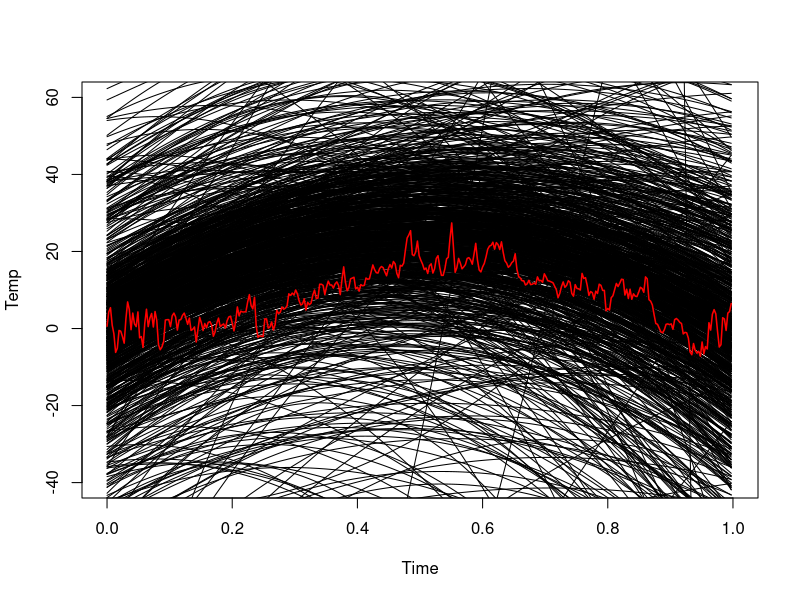
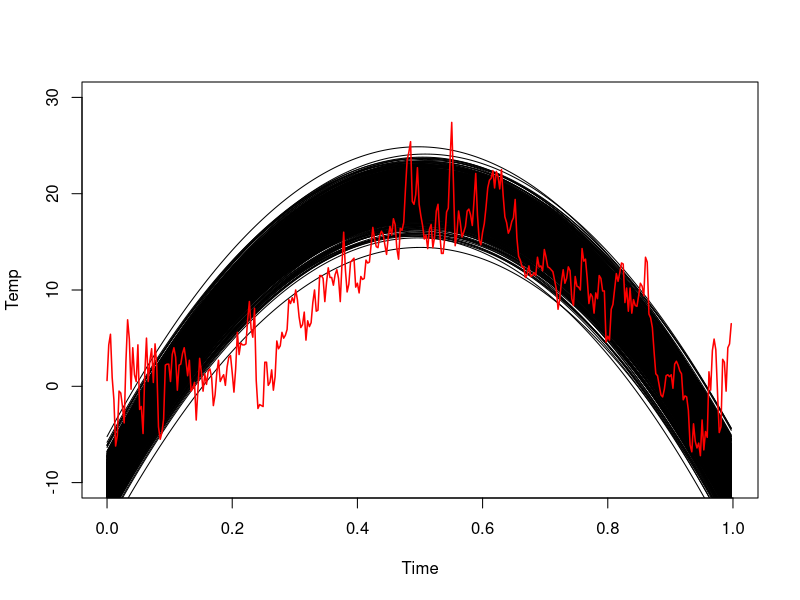
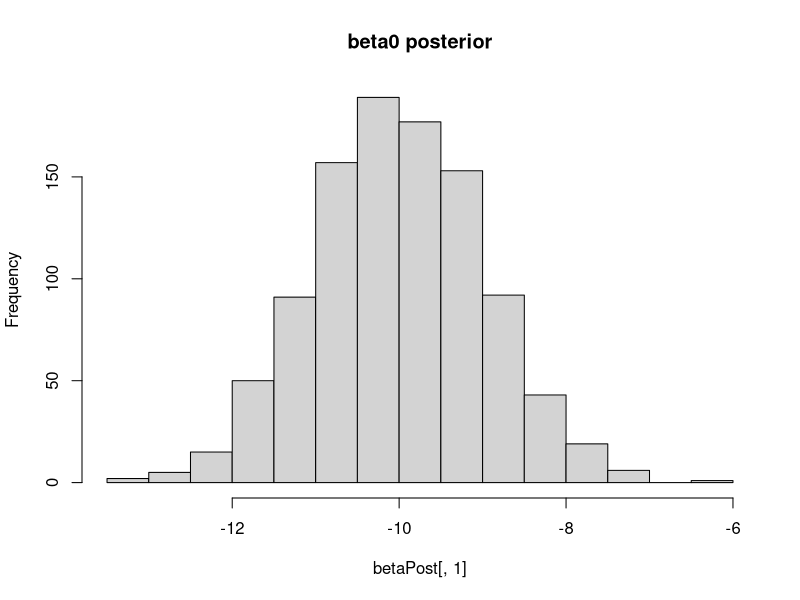
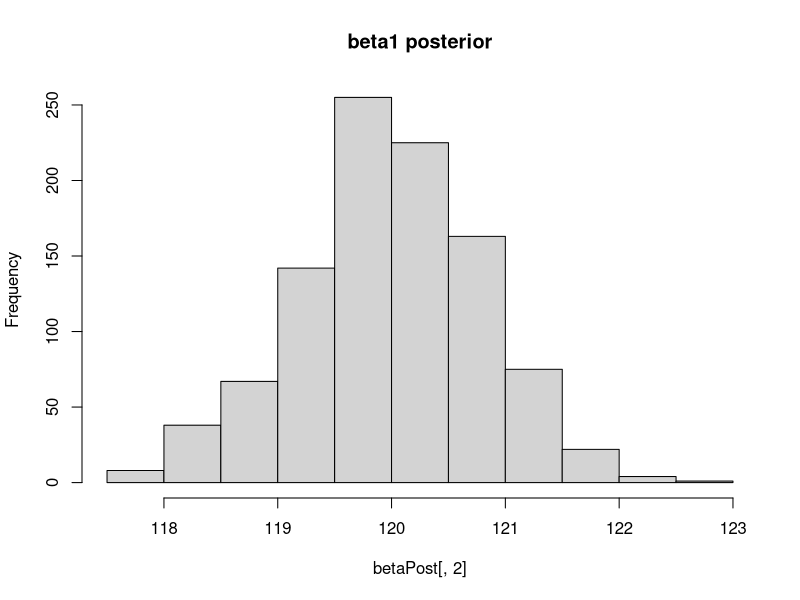
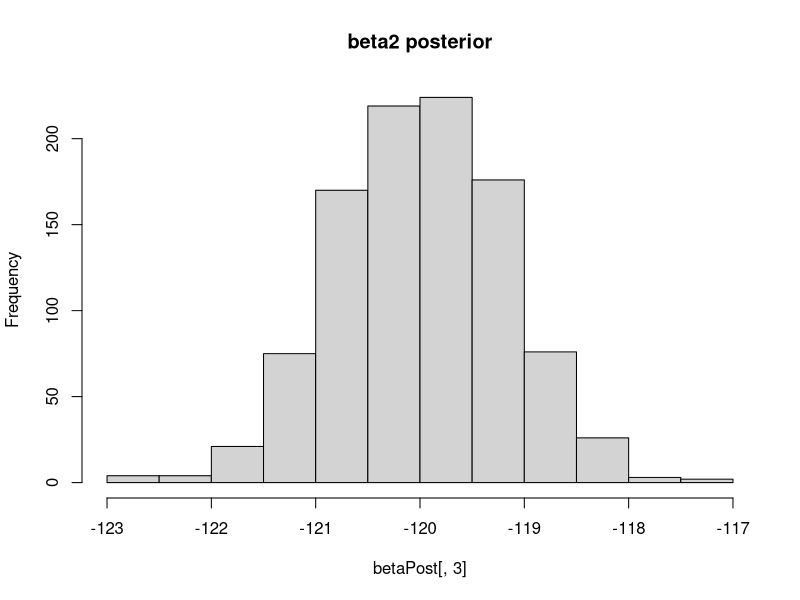
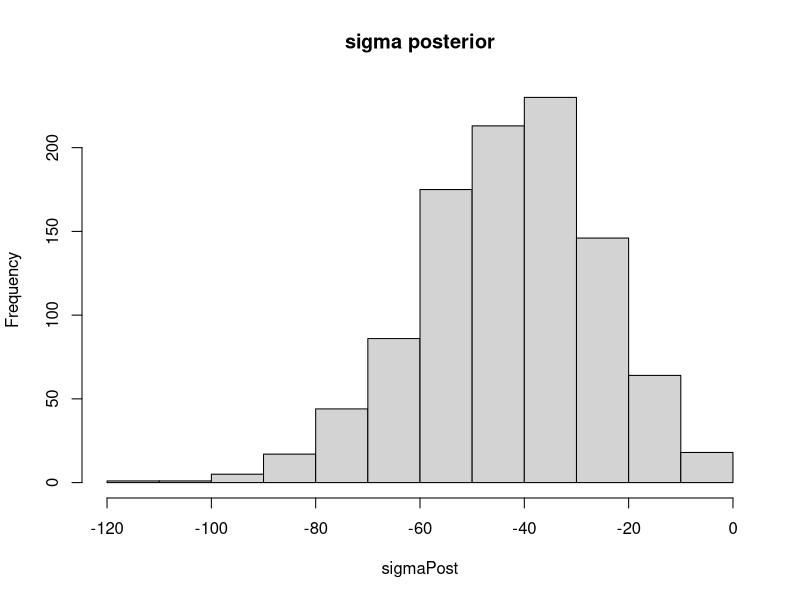
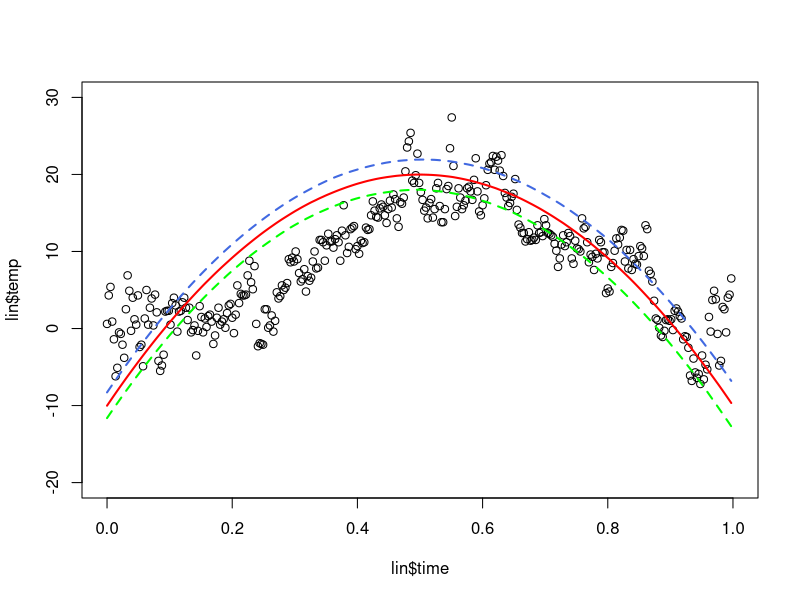
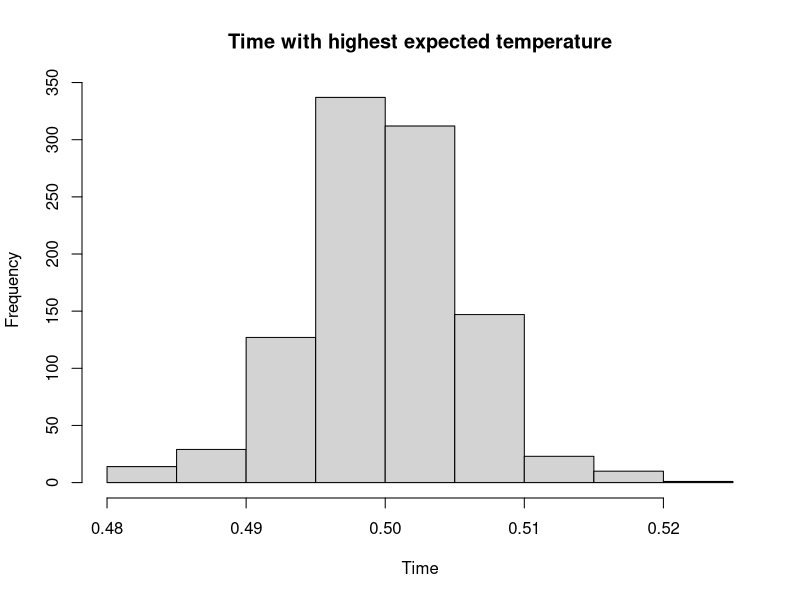

These charts were generated, in order, by the following R code:
## ---- chunk 1
knitr::opts_chunk$set(echo = TRUE, message = FALSE, warning=FALSE, fig.width = 5, fig.height = 3, fig.align = 'center')
set.seed(12345)
## ---- chunk 2
library(coda)
library(readxl)
library(mvtnorm)
library(tidyr)
library(knitr)
## ---- chunk 3
# loading the data
lin <- read_excel("Linkoping2022.xlsx")

women <- read.table('WomenAtWork.dat', header=TRUE)

## ---- chunk 4
# creating the time variable, number of days since the beginning of the year divided by 365
lin$time <- as.numeric((as.Date(lin$datetime) - as.Date("2022-01-01"))/365)
## ---- chunk 5
set.seed(123456789)
# creating the variables
mu0 <- t(c(0, 100, -100))
omega0 <- diag(0.01, nrow=3,ncol=3)
v0 <- 1
sigma0 <- 1
n <- nrow(lin)

beta <- matrix(ncol=3, nrow=1000)
sigma <- matrix(ncol=1, nrow=1000)
for (i in 1:1000){
  # joint prior for sigma, this is the inv-chi2 simulator from lab 1
  sigma[i] <- (v0*sigma0)/rchisq(1,v0) 
  
  # joint prior for beta
  beta[i,] <- rmvnorm(1,mean=mu0,sigma[i]*solve(omega0)) 
}

## ---- chunk 6
# regression curves 

reg_matrix <- matrix(ncol=nrow(lin), nrow=1000)

for (i in 1:1000){
  
  # temp = b0 + b1*time + b2*time^2 + e, e ~ N(0, sigma^2)
  reg_matrix[i,] <- beta[i,1] + beta[i,2] *lin$time + beta[i,3]*lin$time^2 + rnorm(1,0,sigma[i])
  
}


plot(n, xlim=c(0,1),ylim=c(-40,60), xlab = "Time", ylab = "Temp")
for (i in 1:1000){
  lines(x=lin$time,y=reg_matrix[i,], col = "black")
}
lines(lin$temp, x=lin$time, type='l', col = "red", lwd = 1.5)
## ---- chunk 7
set.seed(123456789)
# creating the variables
mu0 <- t(c(-10,120,-120))
omega0 <- diag(1, nrow=3,ncol=3)
v0 <- 150
sigma0 <- 1
## ---- chunk 8
n <- nrow(lin)

beta <- matrix(ncol=3, nrow=1000)
sigma <- matrix(ncol=1, nrow=1000)
for (i in 1:1000){
  sigma[i] <- (v0*sigma0)/rchisq(1,v0) # joint prior for sigma, this is the inv-chi2 simulator from lab 1

  beta[i,] <- rmvnorm(1,mean=mu0,sigma[i]*solve(omega0)) # joint prior for beta
}

# regression curves 

reg_matrix <- matrix(ncol=nrow(lin), nrow=1000)

for (i in 1:1000){
  
  # temp = b0 + b1*time + b2*time^2 + e, e ~ N(0, sigma^2)
  reg_matrix[i,] <- beta[i,1] + beta[i,2] *lin$time + beta[i,3]*lin$time^2 + rnorm(1,0,sigma[i])
  
}


plot(n, xlim=c(0,1),ylim=c(-10,30), xlab = "Time", ylab = "Temp")
for (i in 1:1000){
  lines(x=lin$time,y=reg_matrix[i,], col = "black")
}
lines(lin$temp, x=lin$time, type='l', col = "red", lwd = 1.5)
## ---- chunk 9
# creating empty matrices for posteriors
betaPost <- matrix(ncol = 3, nrow = 1000)
sigmaPost <- matrix(ncol = 1, nrow = 1000)

mu_n <- matrix(ncol = 1, nrow = 1000)

# X matrix
X_mat <- matrix(c(rep(1, 365), lin$time, lin$time^2), ncol = 3)

# X'X
xTx <- t(X_mat) %*% X_mat

# y matrix
y_mat <- matrix(lin$temp)

# y'y
yTy <- t(y_mat) %*% y_mat


omega_n <- xTx + omega0 # beta posterior variance
v_n <- v0 + n # sigma posterior mean

for (i in 1:1000){
  
  # beta posterior mean
  mu_n <- solve(xTx + omega0) %*% (xTx %*% beta[i,] + omega0 %*% t(mu0)) 
  
  # df, sigma posterior
  vSigma_n <- v0 * sigma0 + (yTy + mu0 %*% omega0 %*% t(mu0)) - (t(mu_n) %*% omega_n %*% mu_n) 
  
  # joint sigma posterior distribution
  sigmaPost[i] <- (vSigma_n) / rchisq(1, v_n) 
  
  # joint beta posterior distribution
  betaPost[i,] <- rmvnorm(1, mu_n, sigma = sigmaPost[i]*solve(omega_n)) 
}

## ---- chunk 10
{hist(betaPost[,1], main = "beta0 posterior"); hist(betaPost[,2], main = "beta1 posterior")}
{hist(betaPost[,3], main = "beta2 posterior"); hist(sigmaPost, main = "sigma posterior")}
## ---- chunk 11
# calculate posterior
regressionPost <- matrix(ncol=nrow(lin), nrow=1000)

for (i in 1:1000){
  # calculate posterior according to the regression formula
  regressionPost[i,] <- betaPost[i,1] + betaPost[i,2] *lin$time + betaPost[i,3]*lin$time^2
  
}

# posterior median
medianPost <- c()

for(i in 1:365){
  
  # calculate median for every day
  medianPost[i] <- median(regressionPost[,i])
  
}

# 90% equal tail interval
eqtiPost <- matrix(nrow = 365, ncol = 2)

for(i in 1:365){
  
  eqtiPost[i,1] <- quantile(regressionPost[,i], c(0.05, 0.95))[1]
  eqtiPost[i,2] <- quantile(regressionPost[,i], c(0.05, 0.95))[2]
}
## ---- chunk 12
plot(lin$temp, x=lin$time, xlim=c(0,1),ylim=c(-20,30), col = "black", pch = 1) # scatter plot of temperature data
lines(x=lin$time,y=medianPost, col = "red", lwd = 2) # curve for posterior median of regression function
lines(x = lin$time, y = eqtiPost[,1], col = "green", lwd = 2, lty = "dashed") # curve for the lower quantile
lines(x = lin$time, y = eqtiPost[,2], col = "royalblue", lwd = 2, lty = "dashed") # curve for the upper quantile
## ---- chunk 13
derivPost <- matrix(ncol = 1, nrow = 1000)

for(i in 1:1000){
  # for each days derivative, take min of abs value to find nearest to zero
  derivPost[i,] <- lin$time[which.min(abs(betaPost[i,2] + 2*betaPost[i,3]*lin$time))] 
}

# posterior distribution of highest expected temperature
hist(derivPost, main = "Time with highest expected temperature", xlab = "Time")
## ---- chunk 14
plot(lin$temp, x=lin$time, xlim=c(0,1),ylim=c(-20,30), col = "black"); lines(x=lin$time,y=medianPost, col = "red", lwd = 2)

# the time (i.e element) that has derivative closest to zero
derivMax <- max(table(derivPost)) 

abline(v = lin$time[derivMax], col = "darkgreen") # derivative closest to zero according to each day
## ---- chunk 15

set.seed(123456789)
# creating the variables
# set zero as mu_0 values for mean of priors of beta of a higher order to get parameters close to 0
mu0 <- t(c(-5,120,-120,0,0,0,0,0,0,0,0)) 

# picking high values of omega to get lower variance of the prior
# more certain that these parameters are 0 to reduce overfittning
omega0 <- diag(c(1,1,1,rep(1000,8)), nrow=11,ncol=11) 
v0 <- 150
sigma0 <- 1
n <- nrow(lin)

beta <- matrix(ncol=11, nrow=1000)
sigma <- matrix(ncol=1, nrow=1000)

reg_matrix <- matrix(ncol=nrow(lin), nrow=1000)


for (i in 1:1000){
  
  sigma[i] <- (v0*sigma0)/rchisq(1,v0) # joint prior for sigma

  beta[i,] <- rmvnorm(1,mean=mu0,sigma[i]*solve(omega0)) # joint prior for beta

  
  reg_matrix[i,] <- beta[i,1] + beta[i,2] *lin$time + beta[i,3]*lin$time^2 + beta[i,4]*lin$time^3 +
     beta[i,5]*lin$time^4 + beta[i,6]*lin$time^5 + beta[i,7]*lin$time^6 + beta[i,8]*lin$time^7 +
    beta[i,9]*lin$time^8 + beta[i,10]*lin$time^9 + beta[i,11]*lin$time^10 +rnorm(1,0,sigma[i])
  
}

plot(n, xlim=c(0,1),ylim=c(-10,40), xlab = "Time", ylab = "Temp")
for (i in 1:1000){
  lines(x=lin$time,y=reg_matrix[i,])
}
lines(lin$temp, x=lin$time, type='l', col="red")
## ---- chunk 16

knitr::kable(
  data.frame(
    Variable = c("Work", "Constant", "HusbandInc", "EducYears", "ExpYears", "Age", "NSmallChild", "NBigChild"),
    `Data type` = c("Binary", "1", "Numeric", "Counts", "Counts", "Counts", "Counts", "Counts"),
    Meaning = c("Whether or not the woman works", "Constant to the intercept", "Husband's income", "Years of education", "Years of experience", "Age", "Number of children $\\leq$ 6 years in household", "Number of children > 6 years in household"),
    Role = c("Response y", "Feature", "Feature", "Feature", "Feature", "Feature", "Feature", "Feature")
  ),
  align = c("l", "c", "l", "l"),
  caption = "Variable Information"
)
## ---- chunk 17
# picking out the variables from the data
y <- women$Work
X <- women[,-1]

# for comparison
glmModel<- glm(Work ~ 0 + ., data = women, family = binomial) 

logisticpost <- function(betas,y,X,tau){
  
  B_prior <- dmvnorm(betas,rep(0,7),diag(tau ^ 2,7), log=TRUE)
  
  linpred <- as.matrix(X)%*%betas
  loglik <- sum( linpred*y - log(1 + exp(linpred)) )
  if (abs(loglik) == Inf) loglik = -20000;
  
  B_prior+loglik
}

tau <- 2


betas <- rep(0,7)



OptimRes <- optim(betas,logisticpost,gr=NULL,y,X,tau,method=c("BFGS"),control=list(fnscale=-1),hessian=TRUE)



# Printing the results to the screen
names(OptimRes$par) <- names(X) # Naming the coefficient by covariates
approxPostStd <- sqrt(diag(solve(-OptimRes$hessian))) # Computing approximate standard deviations.
names(approxPostStd) <-  names(X) # Naming the coefficient by covariates
print('The posterior mode is:')
print(OptimRes$par)

print('GLM coefficients')
print(glmModel$coefficients)

print('The approximate posterior standard deviation is:')
print(approxPostStd)

## ---- chunk 18
c(OptimRes$par[6] - 1.96 * approxPostStd[6],
  OptimRes$par[6] + 1.96 * approxPostStd[6])
## ---- chunk 19
# values for the woman to predict if she works or not
x_woman <- matrix(c(1,18,11,7,40,1,1),1,7)
woman_pred <- c()

for (i in 1:1000){
  # simulating 1000 different betas from multivariate normal dist with  beta_tilde and inverese of the hessian
  betass <- rmvnorm(1,OptimRes$par,solve(-OptimRes$hessian))
  woman_pred[i] <- 1- (exp(x_woman%*%t(betass))/((1+exp(x_woman%*%t(betass)))))
  
}


## ---- chunk 20
hist(woman_pred)
## ---- chunk 21

Woman_13 <-c() 
for (i in 1:1000){
 # drawing 1 value per prob of 13 women 
  
 Woman_13[i] <- rbinom(1,13,woman_pred[i])
  
}

hist(Woman_13)
